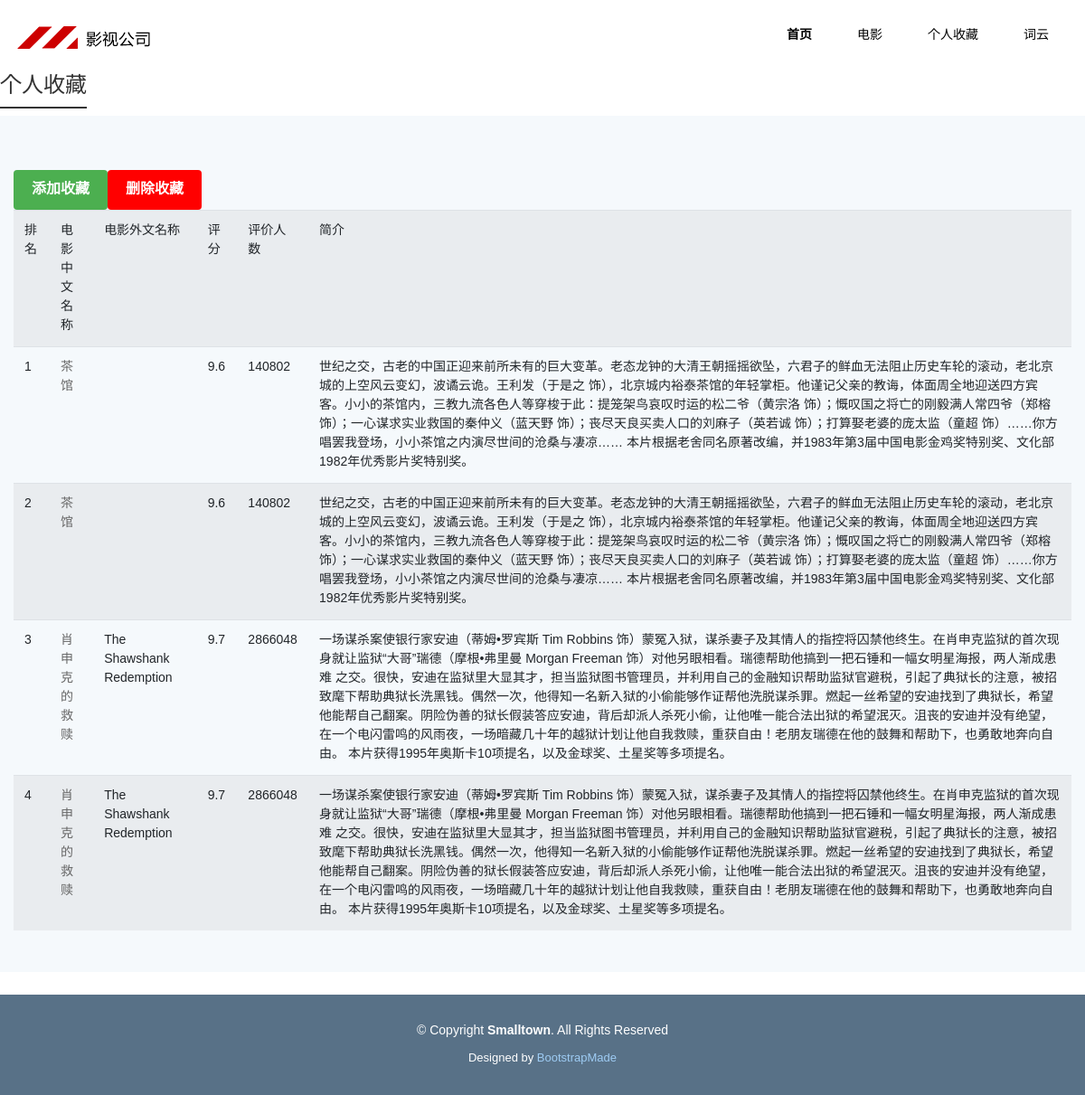
Page /individual on the committed database.
### tables this page shows
CREATE TABLE movieinfo
        (
        id integer primary key autoincrement,
        cname varchar,
        fname varchar,
        score numeric,
        rated numeric,
        instruction text
        );

### internet_dev-master/index.py (the view, shortened to what this page needs)
@app.route("/individual")
def individual():
    db_path = 'individual.db'
    import os
    if os.path.exists(db_path):
        datalist = []
        con = sqlite3.connect("individual.db")
        cur = con.cursor()
        sql = "select * from movieinfo"
        data = cur.execute(sql)
        for item in data:
            datalist.append(item)
        cur.close()
        con.close()
        return render_template("individual.html", movies = datalist)

### internet_dev-master/templates/individual.html (shortened to what this page needs)
<!DOCTYPE html>
<html lang="en">
<head>
  <link href="static/assets/vendor/bootstrap/css/bootstrap.min.css" rel="stylesheet">
  <link href="static/assets/vendor/icofont/icofont.min.css" rel="stylesheet">
  <link href="static/assets/vendor/boxicons/css/boxicons.min.css" rel="stylesheet">
  <link href="static/assets/vendor/animate.css/animate.min.css" rel="stylesheet">
  <link href="static/assets/vendor/venobox/venobox.css" rel="stylesheet">
  <link href="static/assets/vendor/aos/aos.css" rel="stylesheet">
  <link href="static/assets/css/style.css" rel="stylesheet">
	<link rel="stylesheet" type="text/css" href="../static/css/iconfont.css">
	<link rel="stylesheet" type="text/css" href="../static/css/color.css">
	<link rel="stylesheet" type="text/css" href="../static/css/global.css">
	<link rel="stylesheet" type="text/css" href="../static/css/page.css">
	<link rel="stylesheet" type="text/css" href="../static/css/uzlist.css">
	<link rel="stylesheet" type="text/css" href="../static/css/animate.min.css">
	<link rel="stylesheet" type="text/css" href="../static/css/fancybox.css"/>
</head>
<body>
  <div class="header" style="background:#00000;">
    <div class="container">
  <div class="logo fl">
        <div class="logo-img"><a href="index.html"><img src="../static/images/2b0361340f1b0ec566e2278448c97389.png" /></a></div>
      </div>
  <div class="nav nav-a fr">
        <ul>
      <li data-cid="0" class="on"> <a style="color:#000000" target="_self" href="/main">首页</a> </li>
      <li data-cid="24" > <a style="color:#000000" target="_self" href="/mv_info">电影</a> </li>
      <li data-cid="36" > <a style="color:#000000" target="_self" href="/individual">个人收藏</a> </li>
      <li data-cid="29" > <a style="color:#000000" target="_self" href="/wordcloud_info">词云</a> </li>
    </ul>
      </div>
</div>
  </div>
<link rel="stylesheet" href="../static/css/swiper.css" />
<div class="con-left">
  <div class="subcat">
<div class="sub-tit">
      <h3><em>个人收藏</em></h3>
    </div>
</div>
    <section class="counts section-bg">
      <div class="container">
        <table class="table table-striped">
          <button class="my-button" onclick="showOverlay()">   添加收藏   </button>
          <button class="my-button2" onclick="window.location.href = '/individual';">   删除收藏   </button>
          <tr>
            <td>排名</td>
            <td>电影中文名称</td>
            <td>电影外文名称</td>
            <td>评分</td>
            <td>评价人数</td>
            <td>简介</td>
          </tr>
          {% for movie in movies %}
          <tr>
            <td>{{ movie[0] }}</td>
            <td>
              <a href="{{ movie[1] }}" target="_blank">
                {{ movie[1] }}
              </a>
            </td>
            <td>{{ movie[2] }}</td>
            <td>{{ movie[3] }}</td>
            <td>{{ movie[4] }}</td>
            <td>{{ movie[5] }}</td>
          </tr>
          {% endfor %}
        </table>
        </div>
      </div>
  <footer id="footer">
    <div class="container">
      <div class="copyright">
        &copy; Copyright <strong><span>Smalltown</span></strong>. All Rights Reserved
      </div>
      <div class="credits">
        Designed by <a href="https://bootstrapmade.com/">BootstrapMade</a>
      </div>
    </div>
  </footer>
</body>
</html>

### internet_dev-master/static/assets/css/style.css (style rules this page uses)
body { font-family: "Open Sans", sans-serif; color: #444; }
a { color: #428bca; }
h1, h2, h3, h4, h5, h6, .font-primary { font-family: "Raleway", sans-serif; }
section { padding: 60px 0; }
.section-bg { background-color: #f5f9fc; }
.counts { padding-bottom: 30px; }
#footer { background: #587187; padding: 0 0 30px 0; color: #fff; font-size: 14px; }
#footer .copyright { text-align: center; padding-top: 30px; }
#footer .credits { padding-top: 10px; text-align: center; font-size: 13px; color: #fff; }
#footer .credits a { color: #9eccf4; }

### internet_dev-master/static/css/color.css (style rules this page uses)
.header .contact-tel, .nav.nav-b ul li.on, .nav.nav-d ul li.on, .nav ul li.on .bot-bottom, .nav ul li.on .childer, .slide-usezans.swiper-container-horizontal .swiper-pagination-bullets .swiper-pagination-bullet.swiper-pagination-bullet-active, .comm-title .subcat a:hover, .comm-title .subcat .on, .back-white.product-c .product-lists ul li:hover .remark, .back-black.product-c .product-lists ul li:hover .remark, .back-white.picture-c .picture-lists ul li:hover .remark, .back-black.picture-c .picture-lists ul li:hover .remark, .product-d .product-lists ul li .remark .detail-a, .product-d .product-lists .hd ul li.on, .picture-d .picture-lists ul li .remark .detail-a, .picture-d .picture-lists .hd ul li.on, .plate-page .text-info .a-more:hover, .partner-d .partner-lists .hd ul li.on, .partner-d.back-black .partner-lists .hd ul li.on, .team-b .team-lists ul li:hover .remark a, .footer .footer-right .phone .qq:hover, .con-left .subcat .sub-tit, .con-left .subcat ul li i, .con-left .transverse ul li:hover, .con-left .transverse ul li.on, .pro-detail .detail-right .links a.l-url, .scrollbutton, .wap-screen .swiper-slide.on em { background: #cc0000; }

### internet_dev-master/static/css/global.css (style rules this page uses)
body,div,dl,dt,dd,ul,ol,li,h1,h2,h3,h4,h5,h6,pre,code,form,fieldset,legend,input,button,textarea,p,blockquote,th,td { margin:0;padding:0; }
table { border-collapse:collapse;border-spacing:0; }
fieldset,img { border:0;vertical-align:top; }
address,caption,cite,code,dfn,em,th,var,optgroup { font-style:inherit;font-weight:inherit; }
li { list-style:none; }
h1,h2,h3,h4,h5,h6 { font-size:100%;font-weight:normal; }
input,button,textarea,select,optgroup,option { font-family:inherit;font-size:inherit;font-style:inherit;font-weight:inherit; outline: none; }
input,button,textarea,select { *font-size:100%; }
a { text-decoration: none;color:#666; }
body { font-family:'SourceHanSansCN-Normal','Source Han Sans','思源黑体',source-han-sans-simplified-c,sans-serif; font-size: 14px; color: #333; }
.container { width: 1200px;min-width: 1200px;margin: 0 auto; }
.fl { float: left; }
.fr { float: right; }

### internet_dev-master/static/css/page.css (style rules this page uses)
.header { height:80px;line-height:80px; }
.header .logo-img { display:table-cell;max-width:250px;max-height:80px;vertical-align:middle;text-align:center; }
.header .logo-img img { max-height:77px;vertical-align: middle; }
.nav ul li { position: relative; float: left; -webkit-perspective: 60px; -moz-perspective: 60px; -ms-perspective: 60px; perspective: 60px; -webkit-transform-style: preserve-3d; -moz-transform-style: preserve-3d; -ms-transform-style: preserve-3d; transform-style: preserve-3d; z-index: 999 }
.nav ul li a { display:block; padding: 0 25px; }
.nav ul li:first-child a { background:none; }
.nav ul li.on a { font-weight: bold;color:#333; }

### internet_dev-master/static/css/uzlist.css (style rules this page uses)
.con-left { padding: 0 0 25px; }
.con-left .subcat { width: 100%; }
.con-left .subcat .sub-tit { background: #fff;height: 48px; }
.con-left .subcat h3 { font-size: 24px;color: #333; }
.con-left .subcat h3 em { padding-bottom: 10px; border-bottom: 2px solid #333; }

### internet_dev-master/templates/individual.html (style rules this page uses)
.my-button { display: inline-block; padding: 10px 20px; font-size: 16px; font-weight: bold; text-decoration: none; background-color: #4CAF50; color: #fff; border: none; border-radius: 4px; transition: background-color 0.3s ease; }
.my-button2 { display: inline-block; padding: 10px 20px; font-size: 16px; font-weight: bold; text-decoration: none; background-color: #FF0000; color: #fff; border: none; border-radius: 4px; transition: background-color 0.3s ease; }

### rows in the picture
movieinfo: id "1", cname "茶馆", score "9.6", rated "140802", instruction "世纪之交，古老的中国正迎来前所未有的巨大变革。老态龙钟的大清王朝摇摇欲坠，六君子的鲜血无法阻止历史车轮的滚动，老北京城的上空风云变幻，波谲云诡。王利发（于是之 饰），北京城内裕泰茶馆的年轻掌柜。他谨记父亲的教诲，体面周全地迎送四方宾客。小小的茶馆内，三教九流各色人等穿梭于此：提笼架鸟哀叹时运的松二爷（黄宗洛 饰）；慨叹国之将亡的刚毅满人常四爷（郑榕 饰）；一心谋求实业救国的秦仲义（蓝天野 饰）；丧尽天良买卖人口的刘麻子（英若诚 饰）；打算娶老婆的庞太监（童超 饰）……你方唱罢我登场，小小茶馆之内演尽世间的沧桑与凄凉…… 本片根据老舍同名原著改编，并1983年第3届中国电影金鸡奖特别奖、文化部1982年优秀影片奖特别奖。"
movieinfo: id "2", cname "茶馆", score "9.6", rated "140802", instruction "世纪之交，古老的中国正迎来前所未有的巨大变革。老态龙钟的大清王朝摇摇欲坠，六君子的鲜血无法阻止历史车轮的滚动，老北京城的上空风云变幻，波谲云诡。王利发（于是之 饰），北京城内裕泰茶馆的年轻掌柜。他谨记父亲的教诲，体面周全地迎送四方宾客。小小的茶馆内，三教九流各色人等穿梭于此：提笼架鸟哀叹时运的松二爷（黄宗洛 饰）；慨叹国之将亡的刚毅满人常四爷（郑榕 饰）；一心谋求实业救国的秦仲义（蓝天野 饰）；丧尽天良买卖人口的刘麻子（英若诚 饰）；打算娶老婆的庞太监（童超 饰）……你方唱罢我登场，小小茶馆之内演尽世间的沧桑与凄凉…… 本片根据老舍同名原著改编，并1983年第3届中国电影金鸡奖特别奖、文化部1982年优秀影片奖特别奖。"
movieinfo: id "3", cname "肖申克的救赎", fname "The Shawshank Redemption", score "9.7", rated "2866048", instruction "一场谋杀案使银行家安迪（蒂姆•罗宾斯 Tim Robbins 饰）蒙冤入狱，谋杀妻子及其情人的指控将囚禁他终生。在肖申克监狱的首次现身就让监狱“大哥”瑞德（摩根•弗里曼 Morgan Freeman 饰）对他另眼相看。瑞德帮助他搞到一把石锤和一幅女明星海报，两人渐成患难 之交。很快，安迪在监狱里大显其才，担当监狱图书管理员，并利用自己的金融知识帮助监狱官避税，引起了典狱长的注意，被招致麾下帮助典狱长洗黑钱。偶然一次，他得知一名新入狱的小偷能够作证帮他洗脱谋杀罪。燃起一丝希望的安迪找到了典狱长，希望他能帮自己翻案。阴险伪善的狱长假装答应安迪，背后却派人杀死小偷，让他唯一能合法出狱的希望泯灭。沮丧的安迪并没有绝望，在一个电闪雷鸣的风雨夜，一场暗藏几十年的越狱计划让他自我救赎，重获自由！老朋友瑞德在他的鼓舞和帮助下，也勇敢地奔向自由。 本片获得1995年奥斯卡10项提名，以及金球奖、土星奖等多项提名。"
movieinfo: id "4", cname "肖申克的救赎", fname "The Shawshank Redemption", score "9.7", rated "2866048", instruction "一场谋杀案使银行家安迪（蒂姆•罗宾斯 Tim Robbins 饰）蒙冤入狱，谋杀妻子及其情人的指控将囚禁他终生。在肖申克监狱的首次现身就让监狱“大哥”瑞德（摩根•弗里曼 Morgan Freeman 饰）对他另眼相看。瑞德帮助他搞到一把石锤和一幅女明星海报，两人渐成患难 之交。很快，安迪在监狱里大显其才，担当监狱图书管理员，并利用自己的金融知识帮助监狱官避税，引起了典狱长的注意，被招致麾下帮助典狱长洗黑钱。偶然一次，他得知一名新入狱的小偷能够作证帮他洗脱谋杀罪。燃起一丝希望的安迪找到了典狱长，希望他能帮自己翻案。阴险伪善的狱长假装答应安迪，背后却派人杀死小偷，让他唯一能合法出狱的希望泯灭。沮丧的安迪并没有绝望，在一个电闪雷鸣的风雨夜，一场暗藏几十年的越狱计划让他自我救赎，重获自由！老朋友瑞德在他的鼓舞和帮助下，也勇敢地奔向自由。 本片获得1995年奥斯卡10项提名，以及金球奖、土星奖等多项提名。"
